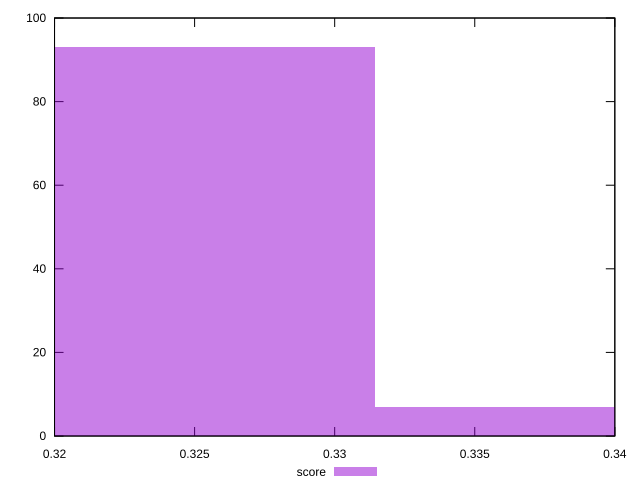

Write the gnuplot code that produced this figure.
reset

$score <<EOF
0.32542446708525113 93
0.33747722512544565 7
EOF

set key outside below
set boxwidth 0.012052758040194487
set xrange [0.32:0.34]
set yrange [0:100]
set trange [0:100]
set style fill transparent solid 0.5 noborder
set terminal svg size 640, 490 enhanced background rgb 'white'
set output "report_00018_2021-02-10T15-25-16.877Z/unused-javascript/samples/pages+cached+noadtech+nomedia/score/histogram.svg"

plot $score title "score" with boxes

reset
